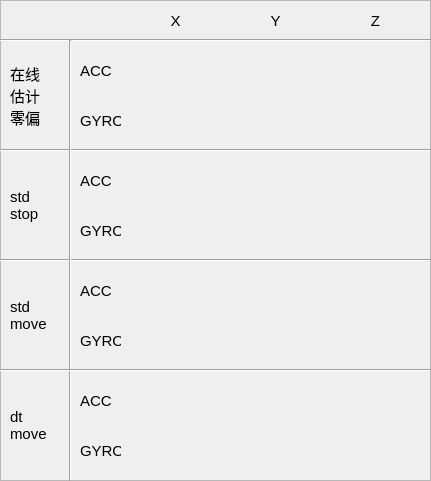
  <widget class="QFrame" name="frame">
   <property name="geometry">
    <rect>
     <x>10</x>
     <y>250</y>
     <width>431</width>
     <height>481</height>
    </rect>
   </property>
   <property name="frameShape">
    <enum>QFrame::StyledPanel</enum>
   </property>
   <property name="frameShadow">
    <enum>QFrame::Plain</enum>
   </property>
   <widget class="QLabel" name="Label_X_GYRO_dt_threshold_move">
    <property name="geometry">
     <rect>
      <x>130</x>
      <y>430</y>
      <width>91</width>
      <height>41</height>
     </rect>
    </property>
    <property name="text">
     <string/>
    </property>
   </widget>
   <widget class="QLabel" name="Label_X_GYRO_std_threshold_stop">
    <property name="geometry">
     <rect>
      <x>130</x>
      <y>210</y>
      <width>91</width>
      <height>41</height>
     </rect>
    </property>
    <property name="text">
     <string/>
    </property>
   </widget>
   <widget class="QLabel" name="slabel_58">
    <property name="geometry">
     <rect>
      <x>10</x>
      <y>380</y>
      <width>51</width>
      <height>91</height>
     </rect>
    </property>
    <property name="font">
     <font>
      <pointsize>11</pointsize>
     </font>
    </property>
    <property name="styleSheet">
     <string notr="true">.QLabel{
border-style: solid;
border-width: 0px;
border-color: black;
}</string>
    </property>
    <property name="text">
     <string>&lt;html&gt;&lt;head/&gt;&lt;body&gt;&lt;p&gt;dt&lt;br/&gt;move&lt;/p&gt;&lt;/body&gt;&lt;/html&gt;</string>
    </property>
    <property name="alignment">
     <set>Qt::AlignLeading|Qt::AlignLeft|Qt::AlignVCenter</set>
    </property>
   </widget>
   <widget class="QLabel" name="slabel_55">
    <property name="geometry">
     <rect>
      <x>80</x>
      <y>160</y>
      <width>41</width>
      <height>41</height>
     </rect>
    </property>
    <property name="font">
     <font>
      <pointsize>11</pointsize>
     </font>
    </property>
    <property name="styleSheet">
     <string notr="true">.QLabel{
border-style: solid;
border-width: 0px;
border-color: black;
}</string>
    </property>
    <property name="text">
     <string>ACC</string>
    </property>
    <property name="alignment">
     <set>Qt::AlignLeading|Qt::AlignLeft|Qt::AlignVCenter</set>
    </property>
   </widget>
   <widget class="QLabel" name="Label_Y_GYRO_std_threshold_stop">
    <property name="geometry">
     <rect>
      <x>230</x>
      <y>210</y>
      <width>91</width>
      <height>41</height>
     </rect>
    </property>
    <property name="text">
     <string/>
    </property>
   </widget>
   <widget class="QLabel" name="Label_Z_GYRO_std_threshold_stop">
    <property name="geometry">
     <rect>
      <x>330</x>
      <y>210</y>
      <width>91</width>
      <height>41</height>
     </rect>
    </property>
    <property name="text">
     <string/>
    </property>
   </widget>
   <widget class="QLabel" name="slabel_49">
    <property name="geometry">
     <rect>
      <x>10</x>
      <y>160</y>
      <width>51</width>
      <height>91</height>
     </rect>
    </property>
    <property name="font">
     <font>
      <pointsize>11</pointsize>
     </font>
    </property>
    <property name="styleSheet">
     <string notr="true">.QLabel{
border-style: solid;
border-width: 0px;
border-color: black;
}</string>
    </property>
    <property name="text">
     <string>&lt;html&gt;&lt;head/&gt;&lt;body&gt;&lt;p&gt;std&lt;br/&gt;stop&lt;/p&gt;&lt;/body&gt;&lt;/html&gt;</string>
    </property>
    <property name="alignment">
     <set>Qt::AlignLeading|Qt::AlignLeft|Qt::AlignVCenter</set>
    </property>
   </widget>
   <widget class="QLabel" name="Label_Y_GYRO_dt_threshold_move">
    <property name="geometry">
     <rect>
      <x>230</x>
      <y>430</y>
      <width>91</width>
      <height>41</height>
     </rect>
    </property>
    <property name="text">
     <string/>
    </property>
   </widget>
   <widget class="QLabel" name="Label_Y_GYRO_std_threshold_move">
    <property name="geometry">
     <rect>
      <x>230</x>
      <y>320</y>
      <width>91</width>
      <height>41</height>
     </rect>
    </property>
    <property name="text">
     <string/>
    </property>
   </widget>
   <widget class="QLabel" name="Label_Y_ACC_dt_threshold_move">
    <property name="geometry">
     <rect>
      <x>230</x>
      <y>380</y>
      <width>91</width>
      <height>41</height>
     </rect>
    </property>
    <property name="text">
     <string/>
    </property>
   </widget>
   <widget class="QLabel" name="Label_Y_ACC_std_threshold_stop">
    <property name="geometry">
     <rect>
      <x>230</x>
      <y>160</y>
      <width>91</width>
      <height>41</height>
     </rect>
    </property>
    <property name="text">
     <string/>
    </property>
   </widget>
   <widget class="QLabel" name="Label_Z_ACC_dt_threshold_move">
    <property name="geometry">
     <rect>
      <x>330</x>
      <y>380</y>
      <width>91</width>
      <height>41</height>
     </rect>
    </property>
    <property name="text">
     <string/>
    </property>
   </widget>
   <widget class="QLabel" name="Label_X_ACC_std_threshold_move">
    <property name="geometry">
     <rect>
      <x>130</x>
      <y>270</y>
      <width>91</width>
      <height>41</height>
     </rect>
    </property>
    <property name="text">
     <string/>
    </property>
   </widget>
   <widget class="Line" name="line">
    <property name="geometry">
     <rect>
      <x>0</x>
      <y>250</y>
      <width>431</width>
      <height>20</height>
     </rect>
    </property>
    <property name="frameShadow">
     <enum>QFrame::Sunken</enum>
    </property>
    <property name="orientation">
     <enum>Qt::Horizontal</enum>
    </property>
   </widget>
   <widget class="QLabel" name="slabel_53">
    <property name="geometry">
     <rect>
      <x>80</x>
      <y>270</y>
      <width>41</width>
      <height>41</height>
     </rect>
    </property>
    <property name="font">
     <font>
      <pointsize>11</pointsize>
     </font>
    </property>
    <property name="styleSheet">
     <string notr="true">.QLabel{
border-style: solid;
border-width: 0px;
border-color: black;
}</string>
    </property>
    <property name="text">
     <string>ACC</string>
    </property>
    <property name="alignment">
     <set>Qt::AlignLeading|Qt::AlignLeft|Qt::AlignVCenter</set>
    </property>
   </widget>
   <widget class="Line" name="line_2">
    <property name="geometry">
     <rect>
      <x>0</x>
      <y>140</y>
      <width>431</width>
      <height>20</height>
     </rect>
    </property>
    <property name="frameShadow">
     <enum>QFrame::Sunken</enum>
    </property>
    <property name="orientation">
     <enum>Qt::Horizontal</enum>
    </property>
   </widget>
   <widget class="QLabel" name="slabel_48">
    <property name="geometry">
     <rect>
      <x>80</x>
      <y>430</y>
      <width>41</width>
      <height>41</height>
     </rect>
    </property>
    <property name="font">
     <font>
      <pointsize>11</pointsize>
     </font>
    </property>
    <property name="styleSheet">
     <string notr="true">.QLabel{
border-style: solid;
border-width: 0px;
border-color: black;
}</string>
    </property>
    <property name="text">
     <string>GYRO</string>
    </property>
    <property name="alignment">
     <set>Qt::AlignLeading|Qt::AlignLeft|Qt::AlignVCenter</set>
    </property>
   </widget>
   <widget class="QLabel" name="slabel_52">
    <property name="geometry">
     <rect>
      <x>80</x>
      <y>320</y>
      <width>41</width>
      <height>41</height>
     </rect>
    </property>
    <property name="font">
     <font>
      <pointsize>11</pointsize>
     </font>
    </property>
    <property name="styleSheet">
     <string notr="true">.QLabel{
border-style: solid;
border-width: 0px;
border-color: black;
}</string>
    </property>
    <property name="text">
     <string>GYRO</string>
    </property>
    <property name="alignment">
     <set>Qt::AlignLeading|Qt::AlignLeft|Qt::AlignVCenter</set>
    </property>
   </widget>
   <widget class="QLabel" name="Label_Z_GYRO_std_threshold_move">
    <property name="geometry">
     <rect>
      <x>330</x>
      <y>320</y>
      <width>91</width>
      <height>41</height>
     </rect>
    </property>
    <property name="text">
     <string/>
    </property>
   </widget>
   <widget class="QLabel" name="Label_Z_ACC_std_threshold_move">
    <property name="geometry">
     <rect>
      <x>330</x>
      <y>270</y>
      <width>91</width>
      <height>41</height>
     </rect>
    </property>
    <property name="text">
     <string/>
    </property>
   </widget>
   <widget class="QLabel" name="Label_X_ACC_dt_threshold_move">
    <property name="geometry">
     <rect>
      <x>130</x>
      <y>380</y>
      <width>91</width>
      <height>41</height>
     </rect>
    </property>
    <property name="text">
     <string/>
    </property>
   </widget>
   <widget class="QLabel" name="Label_Z_GYRO_dt_threshold_move">
    <property name="geometry">
     <rect>
      <x>330</x>
      <y>430</y>
      <width>91</width>
      <height>41</height>
     </rect>
    </property>
    <property name="text">
     <string/>
    </property>
   </widget>
   <widget class="QLabel" name="slabel_47">
    <property name="geometry">
     <rect>
      <x>80</x>
      <y>380</y>
      <width>41</width>
      <height>41</height>
     </rect>
    </property>
    <property name="font">
     <font>
      <pointsize>11</pointsize>
     </font>
    </property>
    <property name="styleSheet">
     <string notr="true">.QLabel{
border-style: solid;
border-width: 0px;
border-color: black;
}</string>
    </property>
    <property name="text">
     <string>ACC</string>
    </property>
    <property name="alignment">
     <set>Qt::AlignLeading|Qt::AlignLeft|Qt::AlignVCenter</set>
    </property>
   </widget>
   <widget class="QLabel" name="Label_Y_ACC_std_threshold_move">
    <property name="geometry">
     <rect>
      <x>230</x>
      <y>270</y>
      <width>91</width>
      <height>41</height>
     </rect>
    </property>
    <property name="text">
     <string/>
    </property>
   </widget>
   <widget class="QLabel" name="slabel_56">
    <property name="geometry">
     <rect>
      <x>80</x>
      <y>210</y>
      <width>41</width>
      <height>41</height>
     </rect>
    </property>
    <property name="font">
     <font>
      <pointsize>11</pointsize>
     </font>
    </property>
    <property name="styleSheet">
     <string notr="true">.QLabel{
border-style: solid;
border-width: 0px;
border-color: black;
}</string>
    </property>
    <property name="text">
     <string>GYRO</string>
    </property>
    <property name="alignment">
     <set>Qt::AlignLeading|Qt::AlignLeft|Qt::AlignVCenter</set>
    </property>
   </widget>
   <widget class="QLabel" name="slabel_57">
    <property name="geometry">
     <rect>
      <x>10</x>
      <y>270</y>
      <width>51</width>
      <height>91</height>
     </rect>
    </property>
    <property name="font">
     <font>
      <pointsize>11</pointsize>
     </font>
    </property>
    <property name="styleSheet">
     <string notr="true">.QLabel{
border-style: solid;
border-width: 0px;
border-color: black;
}</string>
    </property>
    <property name="text">
     <string>&lt;html&gt;&lt;head/&gt;&lt;body&gt;&lt;p&gt;std&lt;br/&gt;move&lt;/p&gt;&lt;/body&gt;&lt;/html&gt;</string>
    </property>
    <property name="alignment">
     <set>Qt::AlignLeading|Qt::AlignLeft|Qt::AlignVCenter</set>
    </property>
   </widget>
   <widget class="QLabel" name="Label_X_GYRO_std_threshold_move">
    <property name="geometry">
     <rect>
      <x>130</x>
      <y>320</y>
      <width>91</width>
      <height>41</height>
     </rect>
    </property>
    <property name="text">
     <string/>
    </property>
   </widget>
   <widget class="QLabel" name="Label_X_ACC_std_threshold_stop">
    <property name="geometry">
     <rect>
      <x>130</x>
      <y>160</y>
      <width>91</width>
      <height>41</height>
     </rect>
    </property>
    <property name="text">
     <string/>
    </property>
   </widget>
   <widget class="QLabel" name="Label_Z_ACC_std_threshold_stop">
    <property name="geometry">
     <rect>
      <x>330</x>
      <y>160</y>
      <width>91</width>
      <height>41</height>
     </rect>
    </property>
    <property name="text">
     <string/>
    </property>
   </widget>
   <widget class="QLabel" name="slabel_46">
    <property name="geometry">
     <rect>
      <x>130</x>
      <y>0</y>
      <width>91</width>
      <height>41</height>
     </rect>
    </property>
    <property name="font">
     <font>
      <pointsize>11</pointsize>
     </font>
    </property>
    <property name="styleSheet">
     <string notr="true">.QLabel{
border-style: solid;
border-width: 0px;
border-color: black;
}</string>
    </property>
    <property name="text">
     <string>X</string>
    </property>
    <property name="alignment">
     <set>Qt::AlignCenter</set>
    </property>
   </widget>
   <widget class="QLabel" name="slabel_45">
    <property name="geometry">
     <rect>
      <x>330</x>
      <y>0</y>
      <width>91</width>
      <height>41</height>
     </rect>
    </property>
    <property name="font">
     <font>
      <pointsize>11</pointsize>
     </font>
    </property>
    <property name="styleSheet">
     <string notr="true">.QLabel{
border-style: solid;
border-width: 0px;
border-color: black;
}</string>
    </property>
    <property name="text">
     <string>Z</string>
    </property>
    <property name="alignment">
     <set>Qt::AlignCenter</set>
    </property>
   </widget>
   <widget class="QLabel" name="slabel_54">
    <property name="geometry">
     <rect>
      <x>230</x>
      <y>0</y>
      <width>91</width>
      <height>41</height>
     </rect>
    </property>
    <property name="font">
     <font>
      <pointsize>11</pointsize>
     </font>
    </property>
    <property name="styleSheet">
     <string notr="true">.QLabel{
border-style: solid;
border-width: 0px;
border-color: black;
}</string>
    </property>
    <property name="text">
     <string>Y</string>
    </property>
    <property name="alignment">
     <set>Qt::AlignCenter</set>
    </property>
   </widget>
   <widget class="Line" name="line_4">
    <property name="geometry">
     <rect>
      <x>0</x>
      <y>30</y>
      <width>431</width>
      <height>20</height>
     </rect>
    </property>
    <property name="frameShadow">
     <enum>QFrame::Sunken</enum>
    </property>
    <property name="orientation">
     <enum>Qt::Horizontal</enum>
    </property>
   </widget>
   <widget class="Line" name="line_5">
    <property name="geometry">
     <rect>
      <x>60</x>
      <y>40</y>
      <width>20</width>
      <height>441</height>
     </rect>
    </property>
    <property name="orientation">
     <enum>Qt::Vertical</enum>
    </property>
   </widget>
   <widget class="Line" name="line_3">
    <property name="geometry">
     <rect>
      <x>0</x>
      <y>360</y>
      <width>431</width>
      <height>20</height>
     </rect>
    </property>
    <property name="frameShadow">
     <enum>QFrame::Sunken</enum>
    </property>
    <property name="orientation">
     <enum>Qt::Horizontal</enum>
    </property>
   </widget>
   <widget class="QLabel" name="Label_INS_Eb_radps1">
    <property name="geometry">
     <rect>
      <x>130</x>
      <y>100</y>
      <width>91</width>
      <height>41</height>
     </rect>
    </property>
    <property name="text">
     <string/>
    </property>
   </widget>
   <widget class="QLabel" name="slabel_60">
    <property name="geometry">
     <rect>
      <x>80</x>
      <y>100</y>
      <width>41</width>
      <height>41</height>
     </rect>
    </property>
    <property name="font">
     <font>
      <pointsize>11</pointsize>
     </font>
    </property>
    <property name="styleSheet">
     <string notr="true">.QLabel{
border-style: solid;
border-width: 0px;
border-color: black;
}</string>
    </property>
    <property name="text">
     <string>GYRO</string>
    </property>
    <property name="alignment">
     <set>Qt::AlignLeading|Qt::AlignLeft|Qt::AlignVCenter</set>
    </property>
   </widget>
   <widget class="QLabel" name="Label_INS_Eb_radps2">
    <property name="geometry">
     <rect>
      <x>230</x>
      <y>100</y>
      <width>91</width>
      <height>41</height>
     </rect>
    </property>
    <property name="text">
     <string/>
    </property>
   </widget>
   <widget class="QLabel" name="slabel_59">
    <property name="geometry">
     <rect>
      <x>80</x>
      <y>50</y>
      <width>41</width>
      <height>41</height>
     </rect>
    </property>
    <property name="font">
     <font>
      <pointsize>11</pointsize>
     </font>
    </property>
    <property name="styleSheet">
     <string notr="true">.QLabel{
border-style: solid;
border-width: 0px;
border-color: black;
}</string>
    </property>
    <property name="text">
     <string>ACC</string>
    </property>
    <property name="alignment">
     <set>Qt::AlignLeading|Qt::AlignLeft|Qt::AlignVCenter</set>
    </property>
   </widget>
   <widget class="QLabel" name="Label_INS_Db_g2">
    <property name="geometry">
     <rect>
      <x>230</x>
      <y>50</y>
      <width>91</width>
      <height>41</height>
     </rect>
    </property>
    <property name="text">
     <string/>
    </property>
   </widget>
   <widget class="QLabel" name="Label_INS_Db_g3">
    <property name="geometry">
     <rect>
      <x>330</x>
      <y>50</y>
      <width>91</width>
      <height>41</height>
     </rect>
    </property>
    <property name="text">
     <string/>
    </property>
   </widget>
   <widget class="QLabel" name="slabel_50">
    <property name="geometry">
     <rect>
      <x>10</x>
      <y>50</y>
      <width>51</width>
      <height>91</height>
     </rect>
    </property>
    <property name="font">
     <font>
      <pointsize>11</pointsize>
     </font>
    </property>
    <property name="styleSheet">
     <string notr="true">.QLabel{
border-style: solid;
border-width: 0px;
border-color: black;
}</string>
    </property>
    <property name="text">
     <string>&lt;html&gt;&lt;head/&gt;&lt;body&gt;&lt;p&gt;在线&lt;br/&gt;估计&lt;br/&gt;零偏&lt;/p&gt;&lt;/body&gt;&lt;/html&gt;</string>
    </property>
    <property name="alignment">
     <set>Qt::AlignLeading|Qt::AlignLeft|Qt::AlignVCenter</set>
    </property>
   </widget>
   <widget class="QLabel" name="Label_INS_Eb_radps3">
    <property name="geometry">
     <rect>
      <x>330</x>
      <y>100</y>
      <width>91</width>
      <height>41</height>
     </rect>
    </property>
    <property name="text">
     <string/>
    </property>
   </widget>
   <widget class="QLabel" name="Label_INS_Db_g1">
    <property name="geometry">
     <rect>
      <x>130</x>
      <y>50</y>
      <width>91</width>
      <height>41</height>
     </rect>
    </property>
    <property name="text">
     <string/>
    </property>
   </widget>
  </widget>
